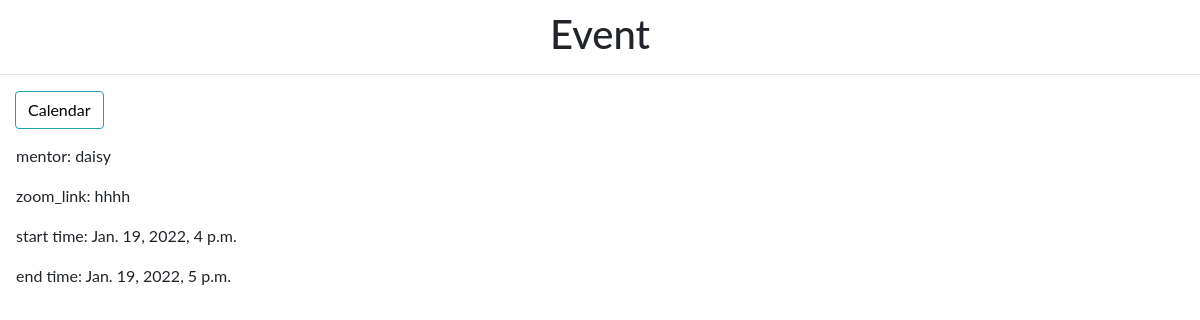
Screenshot of /event/edit/1/ (signed in) with the database file from the repository.
### cal/models.py (models this page shows, shortened)
class Event(models.Model):
    mentor = models.CharField(max_length=200)
    zoom_link = models.TextField()
    start_time = models.DateTimeField('start time')
    end_time = models.DateTimeField('end time')
    avaliable = models.BooleanField(default=True)
    class Meta:
        permissions = (
            ('can_edit', 'Can edit the event'),
        )

### cal/views.py (the view)
@login_required
def event_edit(request, event_id=None):
    if event_id:
        instance = get_object_or_404(Event, pk=event_id)
        if request.user.has_perm('cal.can_edit', instance):
            cur_user = User.objects.get(pk=request.user.id)
            initial_data = {
                'mentor': cur_user,
                'zoom_link': instance.zoom_link,
                'start_time': instance.start_time,
                'end_time': instance.end_time
            }
            print(instance.zoom_link)
            form = EventForm(request.POST or None,
                             instance=instance, initial=initial_data)
            if request.POST and form.is_valid():
                form.save()
                return HttpResponseRedirect(reverse('cal:calendar'))
            return render(request, 'cal/event_edit.html', {'form': form})
        else:
            context = {
                'mentor': instance.mentor,
                'zoom_link': instance.zoom_link,
                'start_time': instance.start_time,
                'end_time': instance.end_time
            }
            return render(request, 'cal/event_view.html', context)

### cal/templates/cal/event_view.html
{% extends 'cal/base.html' %}
{% block title %}
Event
{% endblock %}
{% block content %}
<div class="clearfix">
  <a class="btn btn-info left" href="{% url 'cal:calendar' %}"> Calendar </a>
</div>
<div class="ml-3">
  <p>mentor: {{mentor}}</p>
  <p>zoom_link: {{zoom_link}}</p>
  <p>start time: {{start_time}}</p>
  <p>end time: {{end_time}}</p>
</div>
{% endblock %}

### cal/static/cal/css/styles.css (style rules this page uses)
body { font-family: "ptsans", "Lato", "Helvetica Neue", Helvetica, Arial, sans-serif; }
.left { float: left; }
.btn { outline: none; color: black; background-color: transparent; box-shadow: 0 0 0 0; margin-right: 3px; }
.clearfix { margin: 15px; }
a { color: #17a2b8; }

### rows the page displays
Event: mentor "daisy", zoom_link "hhhh", start_time "Jan. 19, 2022, 4 p.m.", end_time "Jan. 19, 2022, 5 p.m."
